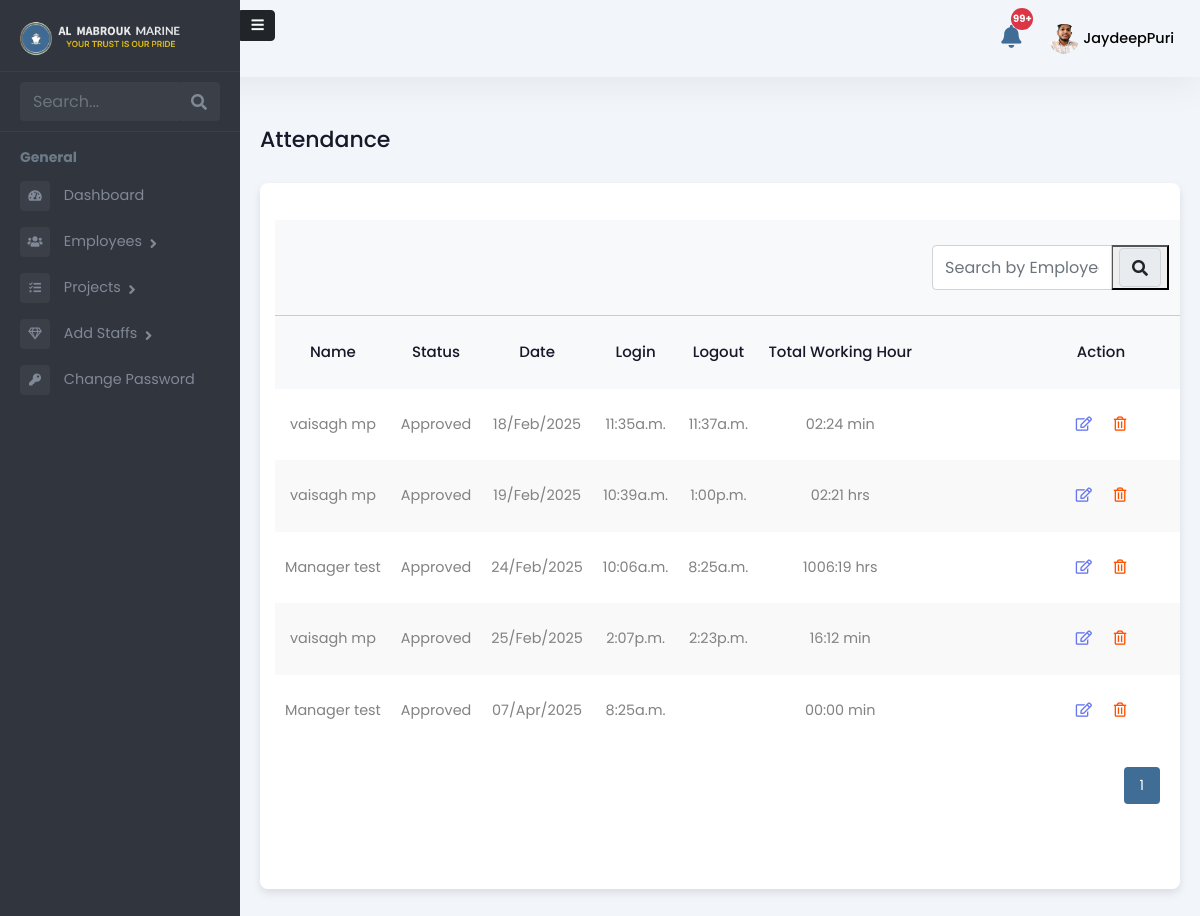
The page /admin-panel/manager/attendance/ (signed in) on the database as committed earlier.
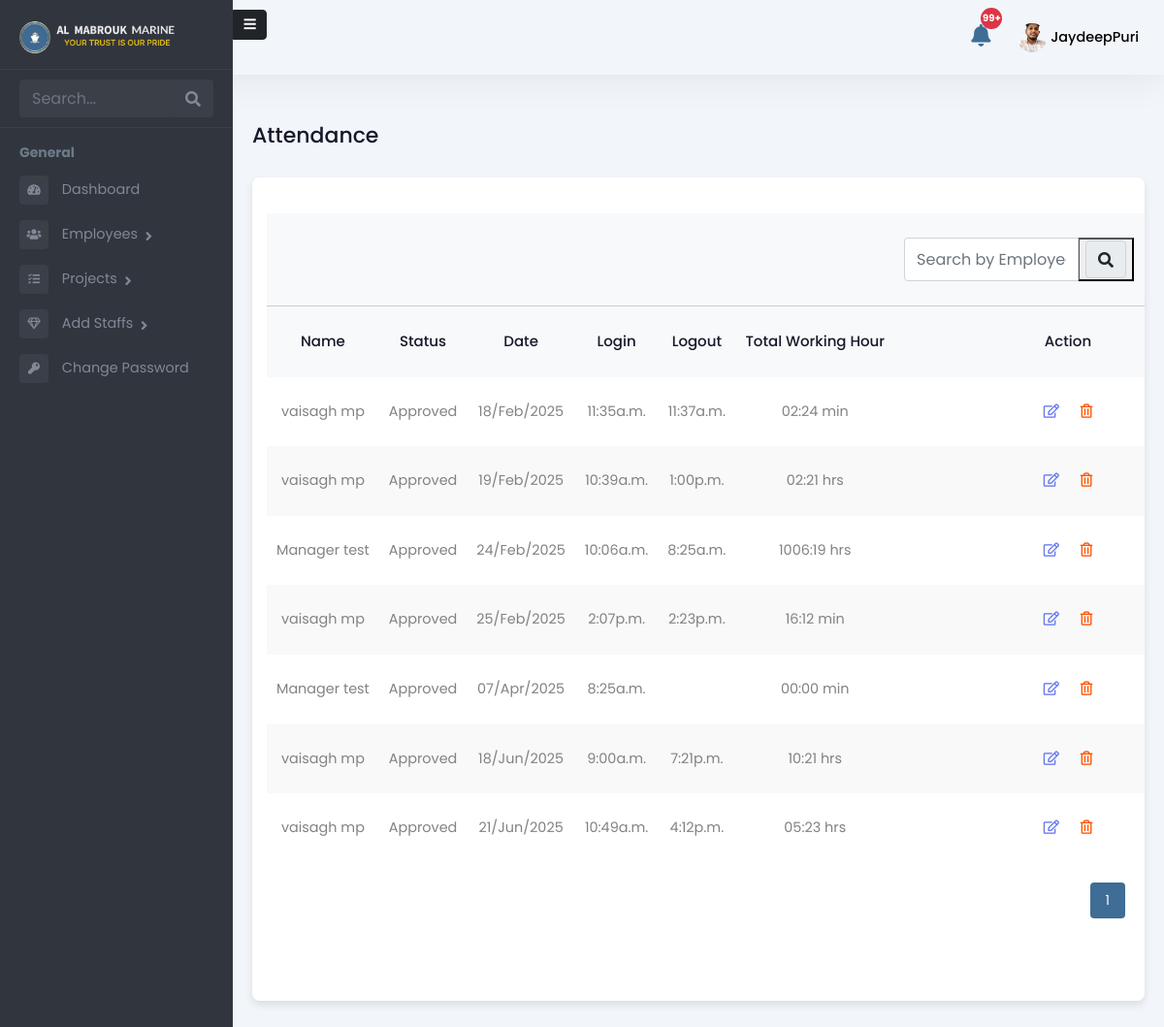
The same page on the database as committed later.
### Admin/models.py (models this page shows, shortened)
class Employee(models.Model):
    user = models.OneToOneField(User, on_delete=models.CASCADE, related_name='employee_profile')
    is_employee = models.BooleanField(default=False)
    is_manager = models.BooleanField(default=False)
    is_administration = models.BooleanField(default=False)
    is_hr = models.BooleanField(default=False)
    rank = models.CharField(max_length=255, blank=True, null=True)
    salary = models.DecimalField(max_digits=10, decimal_places=2, blank=True, null=True)
    work_days = models.DecimalField(max_digits=10, decimal_places=2, default=0, blank=True)
    holidays = models.IntegerField(null=True, blank=True)
    overseas_days = models.IntegerField(default=0)
    date_of_birth = models.DateField(null=True, blank=True)
    phone_number = models.CharField(max_length=15, blank=True, null=True)
    date_of_join = models.DateField(null=True, blank=True)
    address = models.TextField(blank=True, null=True)
    profile_picture = models.ImageField(upload_to="profile_pictures/", null=True, blank=True)

class Attendance(models.Model):
    LOCATION_CHOICES = [
        ('DMC', 'DMC Warehouse'),
        ('DMC_PRT', 'DMC Port'),
        ('FUJ', 'FUJ'),
        ('KFK', 'KFK'),
        ('ABU', 'Abu Dhabi'),
        ('BDO', 'Bur Dubai Office'),
        ('SHJ_KP', 'Sharjah Khalid Port'),
        ('SHJ_HP', 'Sharjah Hamriya Port'),
        ('AJM_PRT', 'Ajman Port'),
        ('ABU_KP', 'Abu Dhabi Khalifa Port'),
        ('ABU_MP', 'Abu Dhabi Mussafah Port'),
        ('RAK_JZP', 'RAK Al Jazeera Port'),
        ('RAK_MCP', 'RAK Maritime City'),
        ('RAK_SRP', 'RAK Steven Rock Port'),
        ('DXB_DMC', 'Dubai Maritime City Port'),
        ('DXB_PR', 'Port Rashid'),
        ('DXB_HP', 'Dubai Hamriya Port'),
        ('DXB_MHJ', 'Dubai Marina Harbor Jumeirah'),
        ('DXB_AJD', 'Al Jadaf Port Dubai'),
        ('OVERSEAS', 'Overseas'),
    ]
    STATUS_CHOICES = [
        ('PENDING', 'Pending'),
        ('APPROVED', 'Approved'),
        ('REJECTED', 'Rejected'),
    ]
    ATTENDANCE_STATUS = [
        ('PRESENT', 'Present'),
        ('WORK FROM HOME', 'Work from Home'),
    ]
    employee = models.ForeignKey(
        Employee, related_name='attendance_set', on_delete=models.CASCADE
    )
    project = models.ForeignKey(
        'Project', on_delete=models.SET_NULL, null=True, blank=True, related_name='attendance_set'
    )  # New field added
    login_time = models.DateTimeField(null=True, blank=True)
    log_out_time = models.DateTimeField(null=True, blank=True)
    total_hours_of_work = models.DecimalField(max_digits=10, decimal_places=2, null=True, blank=True)
    location = models.CharField(max_length=20, choices=LOCATION_CHOICES, null=True, blank=True)
    attendance_status = models.CharField(max_length=20, choices=ATTENDANCE_STATUS, null=True, blank=True)
    status = models.CharField(max_length=10, choices=STATUS_CHOICES, default='PENDING')
    rejection_reason = models.TextField(null=True, blank=True)
    rejected_by = models.ForeignKey(User, on_delete=models.SET_NULL, null=True, blank=True, related_name='rejected_attendance')
    travel_in_time = models.DateTimeField(null=True, blank=True)
    travel_out_time = models.DateTimeField(null=True, blank=True)
    total_travel_time = models.DecimalField(max_digits=10, decimal_places=2, null=True, blank=True)

### Admin/views.py (the view)
# urls.py: path('manager/attendance/', manager_attendance_list_view, name='manager_attendance_list_view'),
@login_required
def manager_attendance_list_view(request):
    search_query = request.GET.get('search', '')
    attendance_records = Attendance.objects.select_related('employee').filter(employee__is_manager=True)
    if search_query:
        attendance_records = attendance_records.filter(
            employee__user__username__icontains=search_query
        ).order_by('-login_time')
    paginator = Paginator(attendance_records, 10)
    page_number = request.GET.get('page')
    page_obj = paginator.get_page(page_number)
    context = {
        'attendance_records': page_obj,
        'search_query': search_query,
    }
    return render(request, 'Admin/manager_attendance_list.html', context)

### Admin/templatetags/custom_filters.py (called while the page is built)
@register.filter
def format_work_duration(decimal_hours):
    if decimal_hours is None:
        return "00:00"
    try:
        total_seconds = int(float(decimal_hours) * 3600)
        if total_seconds < 3600:
            minutes = total_seconds // 60
            seconds = total_seconds % 60
            return f"{minutes:02d}:{seconds:02d} min"
        else:
            hours = total_seconds // 3600
            minutes = (total_seconds % 3600) // 60
            return f"{hours:02d}:{minutes:02d} hrs"
    except (ValueError, TypeError):
        return "00:00"

### templates/Admin/manager_attendance_list.html (shortened to what this page needs)
{% extends 'Admin/adminbase.html' %}
{% load custom_filters %}
{% load static %}
{% block content %}
<div class="emply-list-wraper">
    <div class="pg-title">
        <h1>Attendance</h1>
    </div>
    <div class="widget-box table-wdgt">
        <table id="employeeTable">
            <thead>
                <tr style="border-bottom: 1px solid #ccc">
                    <th></th>
                    <th></th>
                    <th></th>
                    <th></th>
                    <th></th>
                    <th></th>
                    <th>
                        <div class="add-new-emply">
                            <div class="table-searchbar">
                                <div class="sidebar-search">
                                    <form method="get" action="">
                                        <div class="input-group">
                                            <input type="text" name="search" class="form-control search-menu"
                                                value="{{ search_query }}" placeholder="Search by Employee Name" />
                                            <button type="submit">
                                                <div class="input-group-append">
                                                    <span class="input-group-text">
                                                        <i class="fa fa-search" aria-hidden="true"></i>
                                                    </span>
                                                </div>
                                            </button>
                                        </div>
                                    </form>
                                </div>
                            </div>
                        </div>
                    </th>
                </tr>
            </thead>
            <thead>
                <tr>
                    <th>Name</th>
                    <th>Status</th>
                    <th>Date</th>
                    <th>Login</th>
                    <th>Logout</th>
                    <th>Total Working Hour</th>
                    <th>Action</th>
                </tr>
            </thead>
            <tbody>
                {% for record in attendance_records %}
                <tr>
                    <td><a href="{% url 'attendance_detail' record.pk %}">{{ record.employee.user.get_full_name }}</a>
                    </td>
                    <td>{{ record.get_status_display }}</td>
                    <td>{{ record.login_time.date|date:"d/M/Y" }}</td>
                    <td>{{ record.login_time|time:"g:ia" }}</td>
                    <td>{{ record.log_out_time|time:"g:ia" }}</td>
                    <td>{{ record.total_hours_of_work|format_work_duration }}</td>
                    <td class="list-action-col">
                        <a href="{% url 'edit_attendance' record.id %}"><i class="far fa-edit"></i></a>
                        <a href="{% url 'delete_attendance' record.id %}"
                            onclick="return confirm('Are you sure you want to delete this attendance?');">
                            <i class="far fa-trash-alt"></i>
                        </a>
                    </td>
                </tr>
                {% endfor %}
            </tbody>
        </table>
        <div class="pagination" id="pagination">
            {% for num in attendance_records.paginator.page_range %}
                <a href="?page={{ num }}">
                    <button class="{% if num == attendance_records.number %}active{% endif %}">{{ num }}</button>
                </a>
            {% endfor %}
        </div>
    </div>
</div>
{% endblock %}

### templates/Admin/adminbase.html (shortened to what this page needs)
{% load static %}
<!DOCTYPE html>
<html lang="en">
<head>
    <link rel="stylesheet" href="{% static 'assets/vendor/bootstrap/css/bootstrap.min.css' %}" />
    <link href="https://use.fontawesome.com/releases/v5.0.6/css/all.css" rel="stylesheet" />
    <link rel="stylesheet" href="{% static 'assets/css/style.css' %}" />
</head>
<body>
    <header>
      <div class="hdr-notification">
        <a href="{% url 'admin-notifications' %}">
            <button type="button" class="btn btn-primary position-relative">
                <i class="fas fa-bell"></i>
                <span
                    id="admin-notification-count"
                    class="position-absolute top-0 start-100 translate-middle badge rounded-pill bg-danger"
                    data-count="{{ unread_notifications|add:'0' }}">
                </span>
            </button>
        </a>
    </div>
        <div class="hdr-user">
          <div class="dropdown">
            <button class="btndropdown-toggle" type="button" id="dropdownMenuButton1"
                  data-bs-toggle="dropdown" aria-expanded="false">
                  {% if request.user.employee_profile.profile_picture %}
                      <img src="{{ request.user.employee_profile.profile_picture.url }}"
                           alt="Profile Picture"
                           class="rounded-circle"
                           style="width: 30px; height: 30px; object-fit: cover;">
                  {% else %}
                      <i class="fas fa-user"></i>
                  {% endif %}
                  <span>{{ request.user.username }}</span>
              </button>
          </div>
        </div>
    </header>
    <div class="page-wrapper chiller-theme toggled"  id="content">
        <nav id="sidebar"  class="sidebar-wrapper sidebar">
            <a id="show-sidebar"   onclick="toggleSidebar()" class="btn btn-sm btn-dark" href="#">
              <i class="fas fa-bars"></i>
            </a>
            <div class="sidebar-content">
              <div class="sidebar-brand">
                <a href="{% url 'admin-dashboard' %}"><img src="{% static 'assets/images/almabrouk-logo.webp' %}"
                    alt="Almabrouk Marine Logo" /></a>
              </div>
              <div class="sidebar-search">
                <div>
                  <div class="input-group">
                    <input
                      type="text"
                      class="form-control search-menu"
                      placeholder="Search..."
                    />
                    <div class="input-group-append">
                      <span class="input-group-text">
                        <i class="fa fa-search" aria-hidden="true"></i>
                      </span>
                    </div>
                  </div>
                </div>
              </div>
              <div class="sidebar-menu">
                <ul>
                  <li class="header-menu">
                    <span>General</span>
                  </li>
                  <li>
                    <a href="{% url 'admin-dashboard' %}">
                      <i class="fa fa-tachometer-alt"></i>
                      <span>Dashboard</span>
                    </a>
                  </li>
                  <li class="sidebar-dropdown">
                    <a href="#">
                      <i class="fas fa-users"></i>
                      <span>Employees</span>
                    </a>
                  </li>
                  <li class="sidebar-dropdown">
                    <a href="#">
                      <i class="fas fa-tasks"></i>
                      <span>Projects</span>
                    </a>
                  </li>
                  <li class="sidebar-dropdown">
                    <a href="#">
                      <i class="far fa-gem"></i>
                      <span>Add Staffs</span>
                    </a>
                  </li>
                  <li>
                    <a href="{% url 'change_password' %}">
                      <i class="fa fa-key"></i>
                      <span>Change Password</span>
                    </a>
                  </li>
                </ul>
              </div>
            </div>
          </nav>
        {% block content %}
        {% endblock %}
    </div>
</body>
</html>

Rows that differ between the two databases and show on the page:
added Attendance: employee.user.get_full_name "vaisagh mp", status "Approved", login_time "18/Jun/2025", login_time "9:00a.m.", log_out_time "7:21p.m.", total_hours_of_work "10:21 hrs"
added Attendance: employee.user.get_full_name "vaisagh mp", status "Approved", login_time "21/Jun/2025", login_time "10:49a.m.", log_out_time "4:12p.m.", total_hours_of_work "05:23 hrs"
